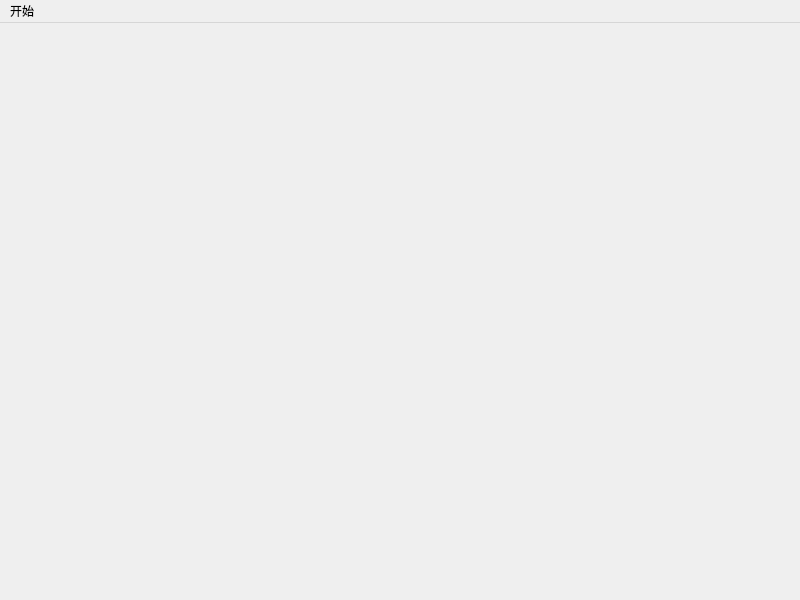
<?xml version="1.0" encoding="UTF-8"?>
<ui version="4.0">
 <class>MainScene</class>
 <widget class="QMainWindow" name="MainScene">
  <property name="geometry">
   <rect>
    <x>0</x>
    <y>0</y>
    <width>800</width>
    <height>600</height>
   </rect>
  </property>
  <property name="windowTitle">
   <string>MainScene</string>
  </property>
  <widget class="QWidget" name="centralwidget"/>
  <widget class="QMenuBar" name="menubar">
   <property name="geometry">
    <rect>
     <x>0</x>
     <y>0</y>
     <width>800</width>
     <height>26</height>
    </rect>
   </property>
   <widget class="QMenu" name="menu">
    <property name="title">
     <string>开始</string>
    </property>
    <addaction name="actionquit"/>
   </widget>
   <addaction name="menu"/>
  </widget>
  <action name="actionquit">
   <property name="text">
    <string>退出</string>
   </property>
  </action>
 </widget>
 <resources/>
 <connections/>
</ui>
